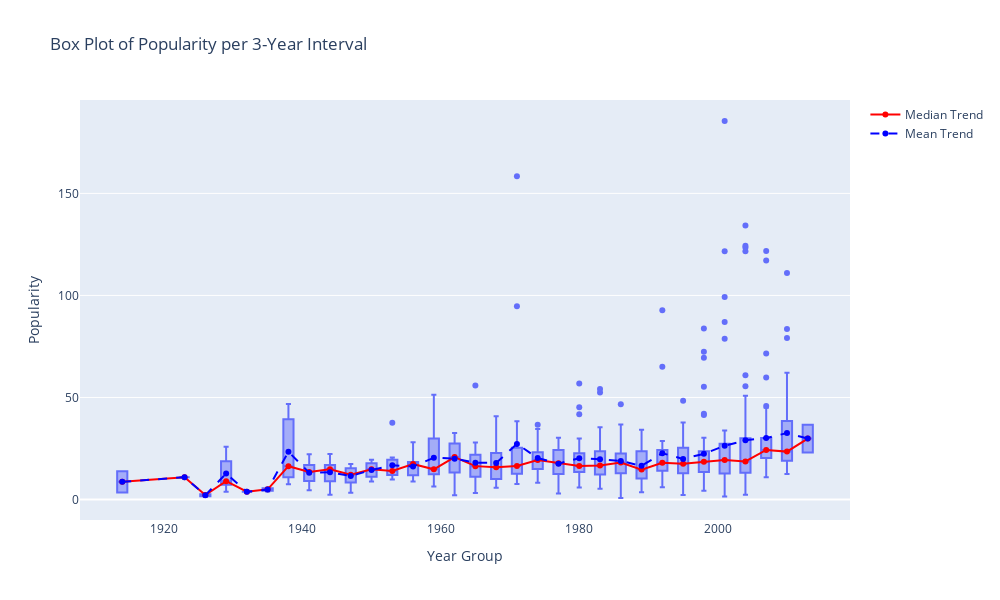

The notebook cell saved with this chart:
### Code cell
import pandas as pd
import plotly.express as px

based_on_books_df.loc[:, 'popularity'] = pd.to_numeric(based_on_books_df['popularity'], errors='coerce')
based_on_books_df.loc[:, 'year'] = pd.to_datetime(based_on_books_df['release_date'], errors='coerce').dt.year
based_on_books_df = based_on_books_df.dropna(subset=['popularity', 'year'])

based_on_books_df['year_group'] = (based_on_books_df['year'] // 3) * 3

trend = based_on_books_df.groupby('year_group')['popularity'].median().reset_index()

fig = px.box(based_on_books_df, x='year_group', y='popularity',
             title='Box Plot of Popularity per 3-Year Interval',
             labels={'year_group': 'Year Group', 'popularity': 'Popularity'},
             points=None)

fig.add_scatter(x=trend['year_group'], y=trend['popularity'], mode='lines+markers',
                name='Median Trend', line=dict(color='red', width=2))

mean_trend = based_on_books_df.groupby('year_group')['popularity'].mean().reset_index()
fig.add_scatter(x=mean_trend['year_group'], y=mean_trend['popularity'], mode='lines+markers',
                name='Mean Trend', line=dict(color='blue', width=2, dash='dash'))

fig.update_layout(
    xaxis_title='Year Group',
    yaxis_title='Popularity',
    width=1000,
    height=600
)

fig.show()

### Figure 1 — Plotly figure (JSON) as saved in the notebook; plotly's stock layout.template omitted (floating-point values rounded to 4 significant figures; data arrays with more than 128 entries replaced by an {"elided": "..."} marker saying what was removed)
{"data": [{"alignmentgroup": "True", "hovertemplate": "Year Group=%{x}<br>Popularity=%{y}<extra></extra>", "legendgroup": "", "marker": {"color": "#636efa"}, "name": "", "notched": false, "offsetgroup": "", "orientation": "v", "showlegend": false, "x": {"elided": "659 int values"}, "x0": " ", "xaxis": "x", "y": {"elided": "659 float values"}, "y0": " ", "yaxis": "y", "type": "box"}, {"line": {"color": "red", "width": 2}, "mode": "lines+markers", "name": "Median Trend", "x": [1914, 1923, 1926, 1929, 1932, 1935, 1938, 1941, 1944, 1947, 1950, 1953, 1956, 1959, 1962, 1965, 1968, 1971, 1974, 1977, 1980, 1983, 1986, 1989, 1992, 1995, 1998, 2001, 2004, 2007, 2010, 2013], "y": [8.633, 10.93, 2.146, 8.966, 3.808, 4.992, 16.31, 13.48, 14.82, 12.15, 14.76, 13.97, 17.41, 14.77, 20.79, 16.34, 15.84, 16.42, 19.37, 17.71, 16.38, 16.61, 18.08, 14.65, 18.04, 17.52, 18.46, 19.39, 18.66, 24.26, 23.46, 29.86], "type": "scatter"}, {"line": {"color": "blue", "dash": "dash", "width": 2}, "mode": "lines+markers", "name": "Mean Trend", "x": [1914, 1923, 1926, 1929, 1932, 1935, 1938, 1941, 1944, 1947, 1950, 1953, 1956, 1959, 1962, 1965, 1968, 1971, 1974, 1977, 1980, 1983, 1986, 1989, 1992, 1995, 1998, 2001, 2004, 2007, 2010, 2013], "y": [8.633, 10.93, 2.074, 12.68, 3.808, 4.889, 23.41, 13.16, 13.38, 11.5, 14.41, 16.77, 16.16, 20.47, 19.99, 18.03, 17.87, 27.23, 20.32, 17.57, 20.24, 19.75, 18.88, 16.48, 22.66, 19.87, 22.38, 26.31, 29.02, 30.13, 32.53, 29.86], "type": "scatter"}], "layout": {"xaxis": {"anchor": "y", "domain": [0.0, 1.0], "title": {"text": "Year Group"}}, "yaxis": {"anchor": "x", "domain": [0.0, 1.0], "title": {"text": "Popularity"}}, "legend": {"tracegroupgap": 0}, "title": {"text": "Box Plot of Popularity per 3-Year Interval"}, "boxmode": "group", "width": 1000, "height": 600}}
